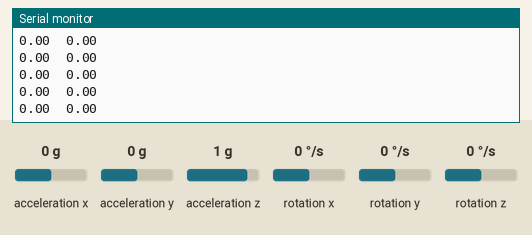
Simulated run of this sketch. Board: Arduino Uno, built with avr-gcc and run on an emulated ATmega328P. On the bench: the last lines printed to the serial monitor. Wiring (inferred from the names in the program): MPU-6050 motion sensor at I2C address 0x68; MPU-6050 motion sensor at I2C address 0x69. The inputs (shaded band) are chosen by the test bench; at power-on: acceleration x 0 g, acceleration z 1 g, rotation z 0 °/s, acceleration y 0 g, rotation x 0 °/s, rotation y 0 °/s.

Above: at 1.3 s.
1.4 s: acceleration x set to -1.4 g
At 2.4 s:
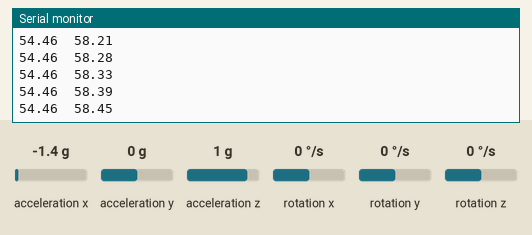
2.9 s: acceleration z set to -1.4 g
At 3.4 s:
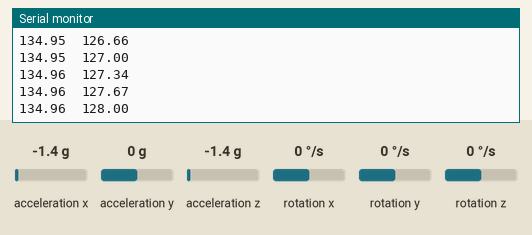
4.4 s: rotation z set to -192 °/s
At 5.3 s:
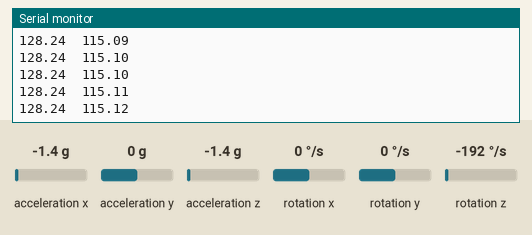
5.9 s: acceleration x set to 0.8 g
At 6.6 s:
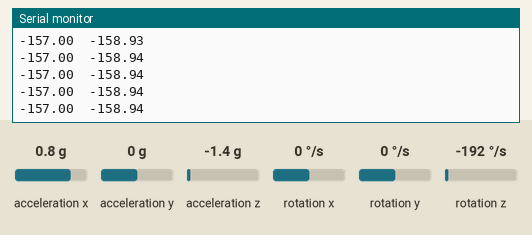
8.9 s: acceleration x set to 0 g
At 10.0 s:
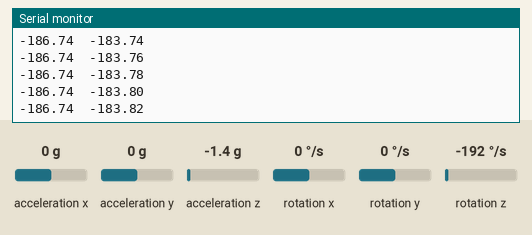
Timing chart, 0 to 11.8 s (numbered marks = the images above; inputs shaded):
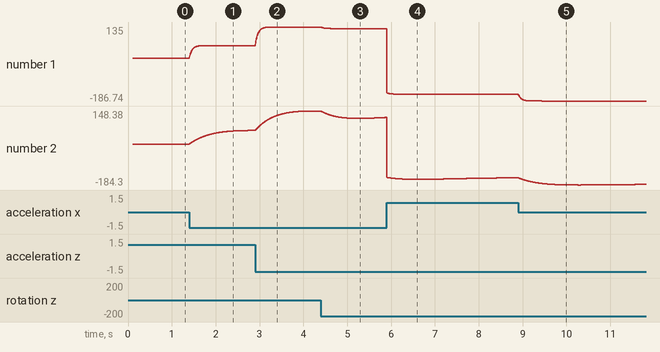

Measured:
- after the input at 1.4 s, the serial monitor: prints a new line at once (image 1)
- plotted number 1: 0 → 54.46 after the input at 1.4 s
- plotted number 2: 0 → 60.87 after the input at 1.4 s

The sketch:

working_1.ino
```cpp
// (licence header left out)
#include <Wire.h>
#include <Kalman.h> // Source: https://github.com/TKJElectronics/KalmanFilter

#define RESTRICT_pitch1 // Comment out to restrict roll1 to ±90deg instead - please read: http://www.freescale.com/files/sensors/doc/app_note/AN3461.pdf

#include <math.h>

#define MPU6050_I2C_ADDRESS 0x68

#define FREQ  30.0 // sample freq in Hz

Kalman kalmanX2; // Create the Kalman instances
Kalman kalmanY2;

Kalman kalmanX1; // Create the Kalman instances
Kalman kalmanY1;

/* IMU Data */
double accX1, accY1, accZ1;
double accX2, accY2, accZ2;
double gyroX1, gyroY1, gyroZ1;
double gyroX2, gyroY2, gyroZ2;
int16_t tempRaw;

double gyroXangle1, gyroYangle1; // Angle calculate using the gyro only
double compAngleX1, compAngleY1; // Calculated angle using a complementary filter
double kalAngleX1, kalAngleY1; // Calculated angle using a Kalman filter

double gyroXangle2, gyroYangle2; // Angle calculate using the gyro only
double compAngleX2, compAngleY2; // Calculated angle using a complementary filter
double kalAngleX2, kalAngleY2; // Calculated angle using a Kalman filter

uint32_t timer;

// TODO: Make calibration routine

void setup()
{
  uint8_t c;
  uint8_t sample_div;
  Serial.begin(115200);
  Wire.begin();
#if ARDUINO >= 157
  Wire.setClock(400000UL); // Set I2C frequency to 400kHz
#else
  TWBR = ((F_CPU / 400000UL) - 16) / 2; // Set I2C frequency to 400kHz
#endif


i2c_write_reg (0x68, 0x6b, 0x00); //done
  i2c_write_reg (0x68, 0x1a, 0x00); //temp measurement?? :O
  //i2c_write_reg(0x68, 0x1b, 0x08);
  i2c_write_reg(0x68, 0x1b, 0x00);
  i2c_write_reg(0x68, 0x1c, 0x00);

  sample_div = 1000 / FREQ - 1;
  i2c_write_reg (0x68, 0x19, sample_div); // ???? problem

  i2c_write_reg (0x69, 0x6b, 0x00);
  i2c_write_reg (0x69, 0x1a, 0x01); //temp measurement?? :O
  i2c_write_reg(0x69, 0x1b, 0x08);
  sample_div = 1000 / FREQ - 1;
  i2c_write_reg (0x69, 0x19, 0x07);
  /*

i2cData[0] = 7; // Set the sample rate to 1000Hz - 8kHz/(7+1) = 1000Hz
  i2cData[1] = 0x00; // Disable FSYNC and set 260 Hz Acc filtering, 256 Hz Gyro filtering, 8 KHz sampling
  i2cData[2] = 0x00; // Set Gyro Full Scale Range to ±250deg/s
  i2cData[3] = 0x00; // Set Accelerometer Full Scale Range to ±2g
  while (i2cWrite(0x19, i2cData, 4, false)); // Write to all four registers at once
  while (i2cWrite(0x6B, 0x01, true)); // PLL with X axis gyroscope reference and disable sleep mode

  while (i2cRead(0x75, i2cData, 1));
  */


  delay(100); // Wait for sensor to stabilize

  /* Set kalman and gyro starting angle */

  read_sensor_data1();
  //read_sensor_data2();


   // It is then converted from radians to degrees
#ifdef RESTRICT_PITCH // Eq. 25 and 26
  double roll1  = atan2(accY1, accZ1) * RAD_TO_DEG;
  double pitch1 = atan(-accX1 / sqrt(accY1 * accY1 + accZ1 * accZ1)) * RAD_TO_DEG;
#else // Eq. 28 and 29
  double roll1  = atan(accY1 / sqrt(accX1 * accX1 + accZ1 * accZ1)) * RAD_TO_DEG;
  double pitch1 = atan2(-accX1, accZ1) * RAD_TO_DEG;
#endif

  kalmanX1.setAngle(roll1); // Set starting angle
  kalmanY1.setAngle(pitch1);
  gyroXangle1 = roll1;
  gyroYangle1 = pitch1;
  compAngleX1 = roll1;
  compAngleY1 = pitch1;

  #ifdef RESTRICT_PITCH // Eq. 25 and 26
  double roll2  = atan2(accY2, accZ2) * RAD_TO_DEG;
  double pitch2 = atan(-accX2 / sqrt(accY2 * accY2 + accZ2 * accZ2)) * RAD_TO_DEG;
#else // Eq. 28 and 29
  double roll2  = atan(accY2 / sqrt(accX2 * accX2 + accZ2 * accZ2)) * RAD_TO_DEG;
  double pitch2 = atan2(-accX2, accZ2) * RAD_TO_DEG;
#endif


   kalmanX2.setAngle(roll2); // Set starting angle
  kalmanY2.setAngle(pitch2);
  gyroXangle2 = roll2;
  gyroYangle2 = pitch2;
  compAngleX2 = roll2;
  compAngleY2 = pitch2;

  timer = micros();
}

void loop()
{
  /* Update all the values */

read_sensor_data1();

   // Calculate delta time

  compute_print();

   // It is then converted from radians to degrees

  delay(2);
}

int i2c_write(int addr, int start, const uint8_t *pData, int size)
{
  int n, error;

  Wire.beginTransmission(addr);
  n = Wire.write(start);        // write the start address
  if (n != 1) // 1 should come I guess
  return (-20);

  n = Wire.write(pData, size);  // write data bytes
  if (n != size)  //n should be size I guess
  return (-21);

  error = Wire.endTransmission(true); // release the I2C-bus
  if (error != 0) //returns eror
  return (error);

  return (0);         // return : no error
}


int i2c_write_reg(int addr, int reg, uint8_t data)
{
  int error;

  error = i2c_write(addr, reg, &data, 1);
  return (error);
}

void read_sensor_data1()
{
 uint8_t i2cData1[14];
 uint8_t error1;
 // read imu data
 error1 = i2c_read(0x68, 0x3b, i2cData1, 14); //why 3b? for what purpose???
 if(error1!=0)
 return;

 // assemble 16 bit sensor data
 accX1 = ((i2cData1[0] << 8) | i2cData1[1]);
 accY1 = ((i2cData1[2] << 8) | i2cData1[3]);
 accZ1 = ((i2cData1[4] << 8) | i2cData1[5]);

 gyroX1 = (((i2cData1[8] << 8) | i2cData1[9]));
 gyroY1 = (((i2cData1[10] << 8) | i2cData1[11]));
 gyroY1 = (((i2cData1[12] << 8) | i2cData1[13]));
}

int i2c_read(int addr, int start, uint8_t *buffer, int size)
{
  int i, n, error;

  Wire.beginTransmission(addr);
  n = Wire.write(start); //should come 1 I guess
  if (n != 1)
  return (-10);

  n = Wire.endTransmission(false);    // hold the I2C-bus
  if (n != 0) //should come 0 I guess
  return (n);

  // Third parameter is true: relase I2C-bus after data is read.
  Wire.requestFrom(addr, size, true);
  i = 0;
  while(Wire.available() && i<size)
  {
    buffer[i++]=Wire.read();
  }
  if ( i != size)
  return (-11);

  return (0);  // return : no error
}

void compute_print()
{
  double dt = (double)(micros() - timer) / 1000000;
  #ifdef RESTRICT_PITCH // Eq. 25 and 26
  double roll1  = atan2(accY1, accZ1) * RAD_TO_DEG;
  double pitch1 = atan(-accX / sqrt(accY1 * accY1 + accZ1 * accZ1)) * RAD_TO_DEG;
#else // Eq. 28 and 29
  double roll1  = atan(accY1 / sqrt(accX1 * accX1 + accZ1 * accZ1)) * RAD_TO_DEG;
  double pitch1 = atan2(-accX1, accZ1) * RAD_TO_DEG;
#endif

  double gyroXrate1 = gyroX1 / 131.0; // Convert to deg/s
  double gyroYrate1 = gyroY1 / 131.0; // Convert to deg/s

#ifdef RESTRICT_PITCH
  // This fixes the transition problem when the accelerometer angle jumps between -180 and 180 degrees
  if ((roll1 < -90 && kalAngleX1 > 90) || (roll1 > 90 && kalAngleX1 < -90)) {
    kalmanX1.setAngle(roll1);
    compAngleX1 = roll1;
    kalAngleX1 = roll1;
    gyroXangle1 = roll1;
  } else
    kalAngleX1 = kalmanX1.getAngle(roll1, gyroXrate1, dt); // Calculate the angle using a Kalman filter

  if (abs(kalAngleX1) > 90)
    gyroYrate1 = -gyroYrate1; // Invert rate, so it fits the restriced accelerometer reading
  kalAngleY1 = kalmanY1.getAngle(pitch1, gyroYrate1, dt);
#else
  // This fixes the transition problem when the accelerometer angle jumps between -180 and 180 degrees
  if ((pitch1 < -90 && kalAngleY1 > 90) || (pitch1 > 90 && kalAngleY1 < -90)) {
    kalmanY1.setAngle(pitch1);
    compAngleY1 = pitch1;
    kalAngleY1 = pitch1;
    gyroYangle1 = pitch1;
  } else
    kalAngleY1 = kalmanY1.getAngle(pitch1, gyroYrate1, dt); // Calculate the angle using a Kalman filter

  if (abs(kalAngleY1) > 90)
    gyroXrate1 = -gyroXrate1; // Invert rate, so it fits the restriced accelerometer reading
  kalAngleX1 = kalmanX1.getAngle(roll1, gyroXrate1, dt); // Calculate the angle using a Kalman filter
#endif

  gyroXangle1 += gyroXrate1 * dt; // Calculate gyro angle without any filter
  gyroYangle1 += gyroYrate1 * dt;
  //gyroXangle += kalmanX.getRate() * dt; // Calculate gyro angle using the unbiased rate
  //gyroYangle += kalmanY.getRate() * dt;

  compAngleX1 = 0.93 * (compAngleX1 + gyroXrate1 * dt) + 0.07 * roll1; // Calculate the angle using a Complimentary filter
  compAngleY1 = 0.93 * (compAngleY1 + gyroYrate1 * dt) + 0.07 * pitch1;

  // Reset the gyro angle when it has drifted too much
  if (gyroXangle1 < -180 || gyroXangle1 > 180)
    gyroXangle1 = kalAngleX1;
  if (gyroYangle1 < -180 || gyroYangle1 > 180)
    gyroYangle1 = kalAngleY1;

  /* Print Data */
#if 0 // Set to 1 to activate
  Serial.print(accX1); Serial.print("\t");
  Serial.print(accY1); Serial.print("\t");
  Serial.print(accZ1); Serial.print("\t");

  Serial.print(gyroX1); Serial.print("\t");
  Serial.print(gyroY1); Serial.print("\t");
  Serial.print(gyroZ1); Serial.print("\t");

  Serial.print("\t");
#endif

 // Serial.print(roll1); Serial.print("\t");
 // Serial.print(gyroXangle); Serial.print("\t");
  //Serial.print(compAngleX1); Serial.print("\t");
  //Serial.print(kalAngleX1); Serial.print("\t");

  Serial.print(compAngleY1); Serial.print("\t");
  Serial.print(kalAngleY1); Serial.print("\t");

  Serial.print("\t");
  /*

  Serial.print(pitch1); Serial.print("\t");
  Serial.print(gyroYangle); Serial.print("\t");
  Serial.print(compAngleY); Serial.print("\t");
  Serial.print(kalAngleY); Serial.print("\t");
  */

#if 0 // Set to 1 to print the temperature
  Serial.print("\t");
  //Serial.print(temperature); Serial.print("\t");
#endif

  Serial.print("\r\n");
   timer = micros();
}
```
